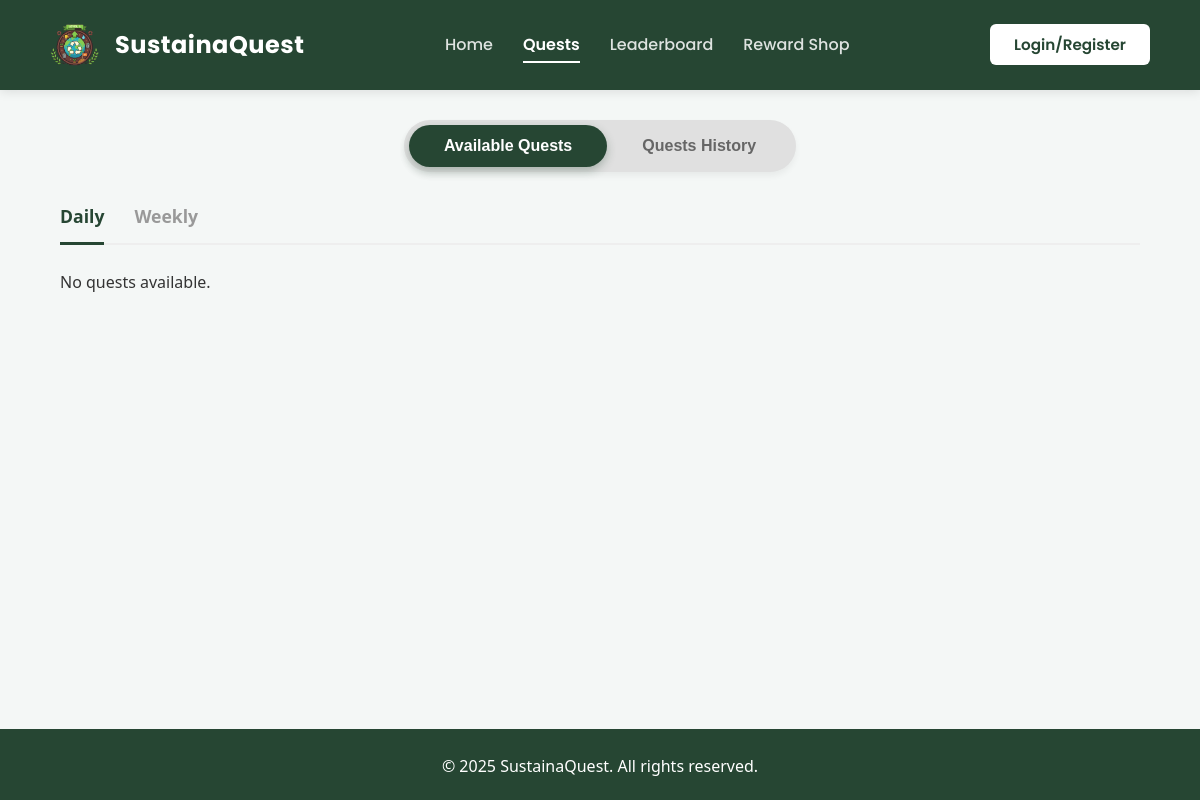
Before: /user/quests.php with the older database file.
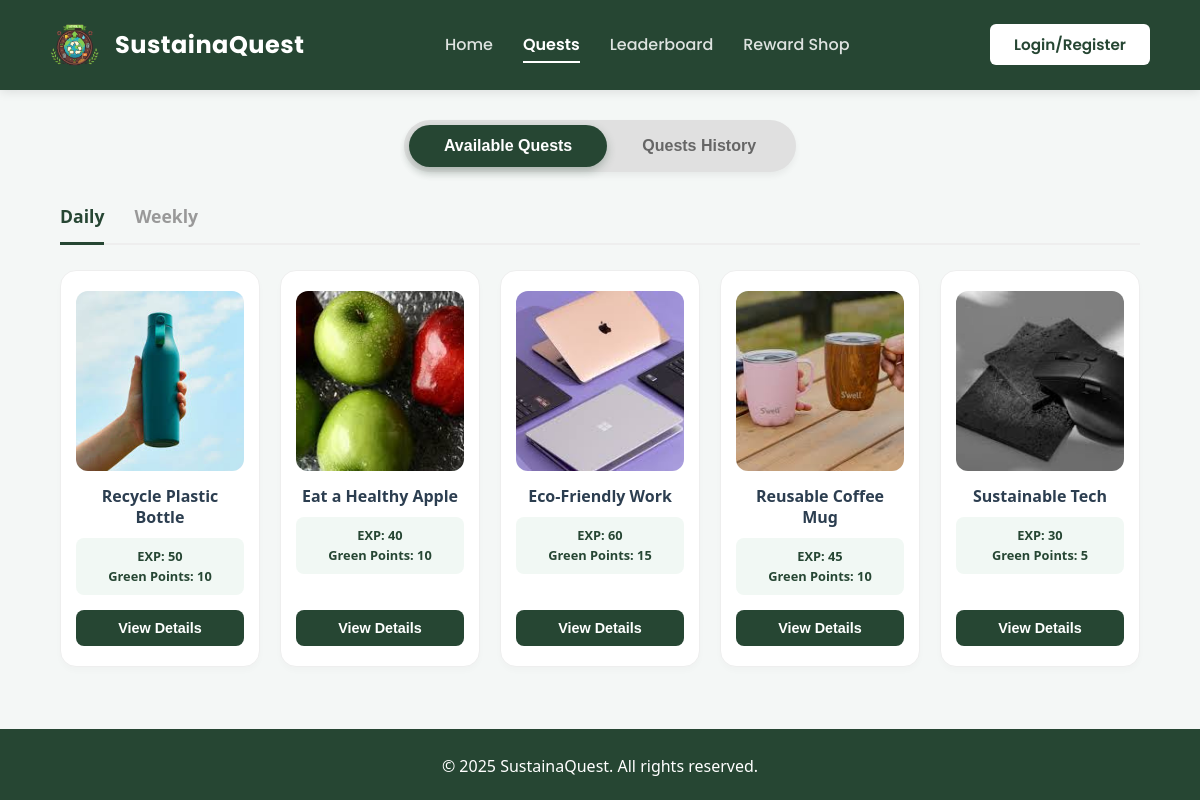
After: the same page with the newer database file.
### tables this page shows
CREATE TABLE IF NOT EXISTS `quests` (
  `questId` int NOT NULL AUTO_INCREMENT,
  `createdByModeratorId` int DEFAULT NULL,
  `createdByAdminId` int DEFAULT NULL,
  `questIconURL` varchar(255) DEFAULT NULL,
  `title` varchar(100) NOT NULL,
  `description` text,
  `type` varchar(50) DEFAULT NULL COMMENT 'Daily or Weekly',
  `pointReward` int DEFAULT '0',
  `expReward` int DEFAULT '0',
  `createDate` datetime DEFAULT CURRENT_TIMESTAMP,
  `isActive` tinyint(1) DEFAULT '1',
  PRIMARY KEY (`questId`),
  KEY `createdByModeratorId` (`createdByModeratorId`),
  KEY `createdByAdminId` (`createdByAdminId`)
);

### user/user_functions.php (called while the page is built, shortened)
<?php
function get_available_quests($conn) {
    $daily = [];
    $weekly = [];
    $sql = "SELECT * FROM quests WHERE isActive = 1";
    $result = $conn->query($sql);
    if ($result && $result->num_rows > 0) {
        while($row = $result->fetch_assoc()) {
            if ($row['type'] === 'Daily') {
                $daily[] = $row;
            } else if ($row['type'] === 'Weekly') {
                $weekly[] = $row;
            }
        }
    }
    return [
        'daily' => array_slice($daily, 0, 5),
        'weekly' => array_slice($weekly, 0, 3)
    ];
}
?>

### user/quests.php (the view, shortened to what this page needs)
<?php
$path = "../";
$page_css = "quests.css";
include '../includes/header.php';
include 'user_functions.php';
$quests_data = get_available_quests($conn);
$daily_quests = $quests_data['daily'];
$locked_quest_ids = [];
?>
<div class="quest-main-container">
    <div class="main-toggle-container">
        <button class="main-toggle-btn active" id="btn-available" onclick="switch_main_view('available')">Available Quests</button>
        <button class="main-toggle-btn" id="btn-history" onclick="switch_main_view('history')">Quests History</button>
    </div>
    <div id="view-available">
        <div class="sub-tabs-container">
            <span class="sub-tab-link active" onclick="switch_sub_view('daily', this)">Daily</span>
            <span class="sub-tab-link" onclick="switch_sub_view('weekly', this)">Weekly</span>
        </div>
        <div id="grid-daily" class="quests-grid">
            <?php foreach ($daily_quests as $q):
                $is_locked = in_array((string)$q['questId'], $locked_quest_ids);
            ?>
                <div class="quest-card">
                    <div class="card-content-top">
                        <div class="card-img-box">
                            <img src="<?php echo $path . ($q['questIconURL'] ?? 'assets/image/leaf.png'); ?>">
                        </div>
                         <h3><?php echo $q['title']; ?></h3>
                         <div class="quest-stats">
                            EXP: <?php echo $q['expReward']; ?><br>
                            Green Points: <?php echo $q['pointReward']; ?>
                        </div>
                    </div>
                    <?php if ($is_locked): ?>
                        <button class="btn-primary" disabled style="background-color: #ccc; cursor: not-allowed; opacity: 0.7;">
                            Completed
                        </button>
                    <?php else: ?>
                        <button class="btn-primary"
                            onclick="open_modal(this, 'available')"
                            data-type="Daily"
                            data-id="<?php echo $q['questId']; ?>"
                            data-title="<?php echo htmlspecialchars($q['title']); ?>"
                            data-desc="<?php echo htmlspecialchars($q['description']); ?>"
                            data-exp="<?php echo $q['expReward']; ?>"
                            data-points="<?php echo $q['pointReward']; ?>">
                            View Details
                        </button>
                    <?php endif; ?>
                </div>
            <?php endforeach; ?>
             <?php if(empty($daily_quests)) echo "<p>No quests available.</p>"; ?>
        </div>
    </div>
</div>
<?php include '../includes/footer.php'; ?>

### includes/header.php (shortened to what this page needs)
<?php
$is_logged_in = isset($_SESSION['user_id']);
$path = $path ?? "./";
$home_link = $is_logged_in ? $path . "user/user_dashboard.php" : $path . "index.php";
$current_page = basename($_SERVER['PHP_SELF']);
$display_name = "User";
?>
<!DOCTYPE html>
<html lang="en">
<head>
    <link rel="stylesheet" href="<?php echo $path; ?>assets/css/style.css">
    <?php if (isset($page_css)): ?>
        <link rel="stylesheet" href="<?php echo $path; ?>assets/css/<?php echo $page_css; ?>">
    <?php endif; ?>
</head>
<body>
    <header class="main-header">
        <div class="logo-container">
            <a href="<?php echo $home_link; ?>" style="text-decoration:none; display:flex; align-items:center; gap:15px;">
                <img src="<?php echo $path; ?>assets/image/SustainaQuest Logo.png" alt="SustainaQuest Logo" class="logo-img">
                <span class="site-title" style="color:white;">SustainaQuest</span>
            </a>
        </div>
        <nav class="main-nav">
            <?php if ($is_logged_in): ?>
                <a href="<?php echo $path; ?>user/user_dashboard.php" class="nav-link <?php echo ($current_page == 'user_dashboard.php') ? 'active' : ''; ?>">Dashboard</a>
            <?php else: ?>
                <a href="<?php echo $path; ?>index.php" class="nav-link <?php echo ($current_page == 'index.php') ? 'active' : ''; ?>">Home</a>
            <?php endif; ?>
            <a href="<?php echo $path; ?>user/quests.php" class="nav-link <?php echo ($current_page == 'quests.php') ? 'active' : ''; ?>">Quests</a>
            <a href="<?php echo $path; ?>user/leaderboard.php" class="nav-link <?php echo ($current_page == 'leaderboard.php') ? 'active' : ''; ?>">Leaderboard</a>
            <a href="<?php echo $path; ?>user/shop.php" class="nav-link <?php echo ($current_page == 'shop.php') ? 'active' : ''; ?>">Reward Shop</a>
        </nav>
        <div class="auth-action">
            <?php if ($is_logged_in): ?>
                <div class="user-profile-container" onclick="toggleProfileDropdown(event)">
                    <div class="user-profile" style="display: flex; align-items: center; gap: 10px;">
                        <span class="user-name"><?php echo htmlspecialchars($display_name); ?></span>
                        <div class="profile-pic-container">
                            <?php
                            $default_pic = $path . "assets/image/profile_picture.png";
                            if (isset($_SESSION['profile_pic']) && !empty($_SESSION['profile_pic'])) {
                                $profile_src = $path . $_SESSION['profile_pic'];
                            } else {
                                $profile_src = $default_pic;
                            }
                            ?>
                            <img src="<?php echo $profile_src; ?>" alt="Profile"
                                style="width: 100%; height: 100%; object-fit: cover; border-radius: 50%;">
                        </div>
                    </div>
                    <div id="myDropdown" class="profile-dropdown-menu">
                        <a href="<?php echo $path; ?>user/profile.php">My Profile</a>
                        <hr style="margin:0; border:0; border-top:1px solid #eee;">
                        <a href="<?php echo $path; ?>includes/logout.php" class="logout-link">Logout</a>
                    </div>
                </div>
            <?php else: ?>
                <a href="<?php echo $path; ?>auth_page/login.php" class="btn-login">Login/Register</a>
            <?php endif; ?>
        </div>
    </header>
</body>
</html>

### includes/footer.php
<footer class="main-footer">
        <p style="text-align:center; color:white; padding-top:5px;">
            &copy; <?php echo date("Y"); ?> SustainaQuest. All rights reserved.
        </p>
    </footer>
</body>
</html>

### assets/css/style.css (style rules this page uses)
* { margin: 0; padding: 0; box-sizing: border-box; }
body { font-family: "Poppins", sans-serif; background-color: #ffffff; color: #333; line-height: 1.6; display: flex; flex-direction: column; min-height: 100vh; }
a { text-decoration: none; color: inherit; transition: 0.3s; }
.main-header { background-color: #264633; color: #ffffff; display: flex; justify-content: space-between; align-items: center; padding: 20px 50px; box-shadow: 0 2px 10px rgba(0, 0, 0, 0.1); position: relative; font-family: "Poppins", sans-serif; }
.logo-container { display: flex; align-items: center; gap: 15px; }
.logo-img { width: 50px; height: 50px; object-fit: contain; display: block; }
.site-title { font-size: 1.5rem !important; font-weight: 700 !important; letter-spacing: 0.5px !important; }
.main-nav { display: flex; gap: 30px; }
.nav-link { color: rgba(255, 255, 255, 0.85); font-weight: 500; font-size: 1rem; position: relative; }
.btn-login { background-color: #ffffff; color: #264633; padding: 10px 24px; border-radius: 6px; font-weight: 600; font-size: 0.95rem; }
.main-footer { margin-top: auto; background-color: #264633; color: white; padding: 20px; text-align: center; }
.nav-link.active { position: relative; color: #fff; font-weight: 600; }
.nav-link.active::after { content: ""; position: absolute; width: 100%; height: 2px; bottom: -5px; left: 0; background-color: #fff; }

### assets/css/quests.css (style rules this page uses)
html { overflow-y: scroll; }
body { background-color: #f4f7f6; font-family: "Segoe UI", Tahoma, Geneva, Verdana, sans-serif; margin: 0; text-align: left; }
.quest-main-container { margin: 30px auto; width: 90%; max-width: 1400px; min-height: 500px; text-align: left; }
.main-toggle-container { display: flex; justify-content: center; width: fit-content; background-color: #e0e0e0; border-radius: 50px; padding: 5px; margin: 0 auto 30px auto; box-shadow: 0 4px 6px rgba(0, 0, 0, 0.05); }
.main-toggle-btn { padding: 12px 35px; border: none; background: transparent; font-size: 1rem; font-weight: 700; cursor: pointer; border-radius: 40px; transition: all 0.3s ease; color: #666; }
.main-toggle-btn.active { background-color: #264633; color: #ffffff; box-shadow: 0 4px 10px rgba(38, 70, 51, 0.3); }
#view-available, #view-history { width: 100%; }
.sub-tabs-container { margin-bottom: 25px; display: flex; justify-content: flex-start; gap: 30px; border-bottom: 2px solid #eee; padding-bottom: 0; width: 100%; }
.sub-tab-link { font-size: 1.1rem; font-weight: 600; color: #999; cursor: pointer; padding-bottom: 12px; border-bottom: 3px solid transparent; margin-bottom: -2px; transition: color 0.2s; }
.sub-tab-link.active { color: #264633; border-bottom: 3px solid #264633; }
.quests-grid { display: grid; gap: 20px; width: 100%; grid-template-columns: repeat(auto-fill, minmax(180px, 1fr)); }
@media (min-width: 1100px) { .quests-grid { grid-template-columns: repeat(5, 1fr); } }
.quest-card { background-color: #ffffff; border-radius: 16px; padding: 20px 15px; display: flex; flex-direction: column; justify-content: space-between; align-items: center; text-align: center; transition: transform 0.3s, box-shadow 0.3s; min-height: 320px; height: 100%; border: 1px solid #eee; box-shadow: 0 4px 6px rgba(0, 0, 0, 0.02); position: relative; }
.card-content-top { width: 100%; display: flex; flex-direction: column; align-items: center; flex-grow: 1; justify-content: flex-start; }
.card-img-box { background-color: #f8fcf9; width: 100%; height: 180px; border-radius: 12px; display: flex; align-items: center; justify-content: center; margin-bottom: 15px; overflow: hidden; }
.card-img-box img { width: 100%; height: 100%; object-fit: cover; }
.quest-card h3 { font-size: 1rem; margin: 0 0 10px 0; color: #2c3e50; font-weight: 700; line-height: 1.3; }
.quest-stats { background-color: #f1f8f4; border-radius: 8px; padding: 8px; width: 100%; font-size: 0.8rem; color: #264633; margin-bottom: 15px; font-weight: 600; }
.btn-primary { background-color: #264633; color: #ffffff; border: none; padding: 10px 0; width: 100%; font-weight: 600; border-radius: 8px; cursor: pointer; transition: all 0.2s; text-decoration: none; display: inline-block; font-size: 0.9rem; }

Changed rows visible on the page:
added quests: questIconURL (picture), title "Recycle Plastic Bottle", expReward "50", pointReward "10"
added quests: questIconURL (picture), title "Eat a Healthy Apple", expReward "40", pointReward "10"
added quests: questIconURL (picture), title "Eco-Friendly Work", expReward "60", pointReward "15"
added quests: questIconURL (picture), title "Reusable Coffee Mug", expReward "45", pointReward "10"
added quests: questIconURL (picture), title "Sustainable Tech", expReward "30", pointReward "5"
Other visible differences:
text no longer shown: "No quests available."
